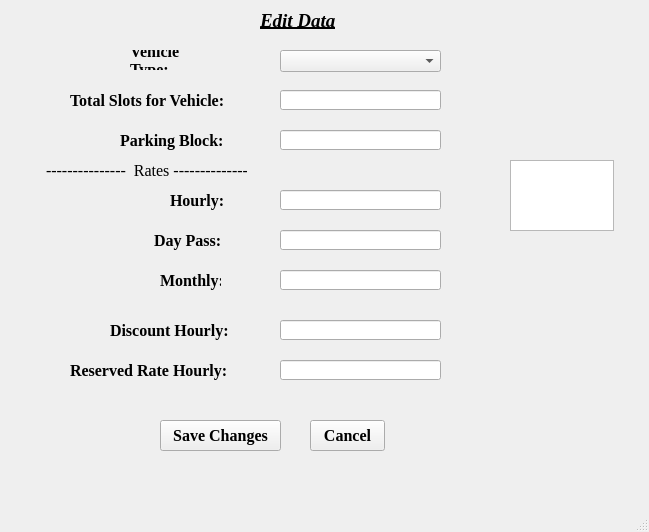
<?xml version="1.0" encoding="UTF-8"?>
<ui version="4.0">
 <class>MainWindow</class>
 <widget class="QMainWindow" name="MainWindow">
  <property name="geometry">
   <rect>
    <x>0</x>
    <y>0</y>
    <width>649</width>
    <height>532</height>
   </rect>
  </property>
  <property name="font">
   <font>
    <pointsize>12</pointsize>
   </font>
  </property>
  <property name="windowTitle">
   <string>MainWindow</string>
  </property>
  <widget class="QWidget" name="centralwidget">
   <widget class="QLabel" name="label">
    <property name="geometry">
     <rect>
      <x>260</x>
      <y>10</y>
      <width>91</width>
      <height>21</height>
     </rect>
    </property>
    <property name="palette">
     <palette>
      <active>
       <colorrole role="WindowText">
        <brush brushstyle="SolidPattern">
         <color alpha="255">
          <red>0</red>
          <green>0</green>
          <blue>0</blue>
         </color>
        </brush>
       </colorrole>
       <colorrole role="Button">
        <brush brushstyle="SolidPattern">
         <color alpha="255">
          <red>85</red>
          <green>0</green>
          <blue>255</blue>
         </color>
        </brush>
       </colorrole>
       <colorrole role="Light">
        <brush brushstyle="SolidPattern">
         <color alpha="255">
          <red>170</red>
          <green>127</green>
          <blue>255</blue>
         </color>
        </brush>
       </colorrole>
       <colorrole role="Midlight">
        <brush brushstyle="SolidPattern">
         <color alpha="255">
          <red>127</red>
          <green>63</green>
          <blue>255</blue>
         </color>
        </brush>
       </colorrole>
       <colorrole role="Dark">
        <brush brushstyle="SolidPattern">
         <color alpha="255">
          <red>42</red>
          <green>0</green>
          <blue>127</blue>
         </color>
        </brush>
       </colorrole>
       <colorrole role="Mid">
        <brush brushstyle="SolidPattern">
         <color alpha="255">
          <red>56</red>
          <green>0</green>
          <blue>170</blue>
         </color>
        </brush>
       </colorrole>
       <colorrole role="Text">
        <brush brushstyle="SolidPattern">
         <color alpha="255">
          <red>0</red>
          <green>0</green>
          <blue>0</blue>
         </color>
        </brush>
       </colorrole>
       <colorrole role="BrightText">
        <brush brushstyle="SolidPattern">
         <color alpha="255">
          <red>255</red>
          <green>255</green>
          <blue>255</blue>
         </color>
        </brush>
       </colorrole>
       <colorrole role="ButtonText">
        <brush brushstyle="SolidPattern">
         <color alpha="255">
          <red>0</red>
          <green>0</green>
          <blue>0</blue>
         </color>
        </brush>
       </colorrole>
       <colorrole role="Base">
        <brush brushstyle="SolidPattern">
         <color alpha="255">
          <red>255</red>
          <green>255</green>
          <blue>255</blue>
         </color>
        </brush>
       </colorrole>
       <colorrole role="Window">
        <brush brushstyle="SolidPattern">
         <color alpha="255">
          <red>85</red>
          <green>0</green>
          <blue>255</blue>
         </color>
        </brush>
       </colorrole>
       <colorrole role="Shadow">
        <brush brushstyle="SolidPattern">
         <color alpha="255">
          <red>0</red>
          <green>0</green>
          <blue>0</blue>
         </color>
        </brush>
       </colorrole>
       <colorrole role="AlternateBase">
        <brush brushstyle="SolidPattern">
         <color alpha="255">
          <red>170</red>
          <green>127</green>
          <blue>255</blue>
         </color>
        </brush>
       </colorrole>
       <colorrole role="ToolTipBase">
        <brush brushstyle="SolidPattern">
         <color alpha="255">
          <red>255</red>
          <green>255</green>
          <blue>220</blue>
         </color>
        </brush>
       </colorrole>
       <colorrole role="ToolTipText">
        <brush brushstyle="SolidPattern">
         <color alpha="255">
          <red>0</red>
          <green>0</green>
          <blue>0</blue>
         </color>
        </brush>
       </colorrole>
       <colorrole role="PlaceholderText">
        <brush brushstyle="SolidPattern">
         <color alpha="128">
          <red>0</red>
          <green>0</green>
          <blue>0</blue>
         </color>
        </brush>
       </colorrole>
      </active>
      <inactive>
       <colorrole role="WindowText">
        <brush brushstyle="SolidPattern">
         <color alpha="255">
          <red>0</red>
          <green>0</green>
          <blue>0</blue>
         </color>
        </brush>
       </colorrole>
       <colorrole role="Button">
        <brush brushstyle="SolidPattern">
         <color alpha="255">
          <red>85</red>
          <green>0</green>
          <blue>255</blue>
         </color>
        </brush>
       </colorrole>
       <colorrole role="Light">
        <brush brushstyle="SolidPattern">
         <color alpha="255">
          <red>170</red>
          <green>127</green>
          <blue>255</blue>
         </color>
        </brush>
       </colorrole>
       <colorrole role="Midlight">
        <brush brushstyle="SolidPattern">
         <color alpha="255">
          <red>127</red>
          <green>63</green>
          <blue>255</blue>
         </color>
        </brush>
       </colorrole>
       <colorrole role="Dark">
        <brush brushstyle="SolidPattern">
         <color alpha="255">
          <red>42</red>
          <green>0</green>
          <blue>127</blue>
         </color>
        </brush>
       </colorrole>
       <colorrole role="Mid">
        <brush brushstyle="SolidPattern">
         <color alpha="255">
          <red>56</red>
          <green>0</green>
          <blue>170</blue>
         </color>
        </brush>
       </colorrole>
       <colorrole role="Text">
        <brush brushstyle="SolidPattern">
         <color alpha="255">
          <red>0</red>
          <green>0</green>
          <blue>0</blue>
         </color>
        </brush>
       </colorrole>
       <colorrole role="BrightText">
        <brush brushstyle="SolidPattern">
         <color alpha="255">
          <red>255</red>
          <green>255</green>
          <blue>255</blue>
         </color>
        </brush>
       </colorrole>
       <colorrole role="ButtonText">
        <brush brushstyle="SolidPattern">
         <color alpha="255">
          <red>0</red>
          <green>0</green>
          <blue>0</blue>
         </color>
        </brush>
       </colorrole>
       <colorrole role="Base">
        <brush brushstyle="SolidPattern">
         <color alpha="255">
          <red>255</red>
          <green>255</green>
          <blue>255</blue>
         </color>
        </brush>
       </colorrole>
       <colorrole role="Window">
        <brush brushstyle="SolidPattern">
         <color alpha="255">
          <red>85</red>
          <green>0</green>
          <blue>255</blue>
         </color>
        </brush>
       </colorrole>
       <colorrole role="Shadow">
        <brush brushstyle="SolidPattern">
         <color alpha="255">
          <red>0</red>
          <green>0</green>
          <blue>0</blue>
         </color>
        </brush>
       </colorrole>
       <colorrole role="AlternateBase">
        <brush brushstyle="SolidPattern">
         <color alpha="255">
          <red>170</red>
          <green>127</green>
          <blue>255</blue>
         </color>
        </brush>
       </colorrole>
       <colorrole role="ToolTipBase">
        <brush brushstyle="SolidPattern">
         <color alpha="255">
          <red>255</red>
          <green>255</green>
          <blue>220</blue>
         </color>
        </brush>
       </colorrole>
       <colorrole role="ToolTipText">
        <brush brushstyle="SolidPattern">
         <color alpha="255">
          <red>0</red>
          <green>0</green>
          <blue>0</blue>
         </color>
        </brush>
       </colorrole>
       <colorrole role="PlaceholderText">
        <brush brushstyle="SolidPattern">
         <color alpha="128">
          <red>0</red>
          <green>0</green>
          <blue>0</blue>
         </color>
        </brush>
       </colorrole>
      </inactive>
      <disabled>
       <colorrole role="WindowText">
        <brush brushstyle="SolidPattern">
         <color alpha="255">
          <red>42</red>
          <green>0</green>
          <blue>127</blue>
         </color>
        </brush>
       </colorrole>
       <colorrole role="Button">
        <brush brushstyle="SolidPattern">
         <color alpha="255">
          <red>85</red>
          <green>0</green>
          <blue>255</blue>
         </color>
        </brush>
       </colorrole>
       <colorrole role="Light">
        <brush brushstyle="SolidPattern">
         <color alpha="255">
          <red>170</red>
          <green>127</green>
          <blue>255</blue>
         </color>
        </brush>
       </colorrole>
       <colorrole role="Midlight">
        <brush brushstyle="SolidPattern">
         <color alpha="255">
          <red>127</red>
          <green>63</green>
          <blue>255</blue>
         </color>
        </brush>
       </colorrole>
       <colorrole role="Dark">
        <brush brushstyle="SolidPattern">
         <color alpha="255">
          <red>42</red>
          <green>0</green>
          <blue>127</blue>
         </color>
        </brush>
       </colorrole>
       <colorrole role="Mid">
        <brush brushstyle="SolidPattern">
         <color alpha="255">
          <red>56</red>
          <green>0</green>
          <blue>170</blue>
         </color>
        </brush>
       </colorrole>
       <colorrole role="Text">
        <brush brushstyle="SolidPattern">
         <color alpha="255">
          <red>42</red>
          <green>0</green>
          <blue>127</blue>
         </color>
        </brush>
       </colorrole>
       <colorrole role="BrightText">
        <brush brushstyle="SolidPattern">
         <color alpha="255">
          <red>255</red>
          <green>255</green>
          <blue>255</blue>
         </color>
        </brush>
       </colorrole>
       <colorrole role="ButtonText">
        <brush brushstyle="SolidPattern">
         <color alpha="255">
          <red>42</red>
          <green>0</green>
          <blue>127</blue>
         </color>
        </brush>
       </colorrole>
       <colorrole role="Base">
        <brush brushstyle="SolidPattern">
         <color alpha="255">
          <red>85</red>
          <green>0</green>
          <blue>255</blue>
         </color>
        </brush>
       </colorrole>
       <colorrole role="Window">
        <brush brushstyle="SolidPattern">
         <color alpha="255">
          <red>85</red>
          <green>0</green>
          <blue>255</blue>
         </color>
        </brush>
       </colorrole>
       <colorrole role="Shadow">
        <brush brushstyle="SolidPattern">
         <color alpha="255">
          <red>0</red>
          <green>0</green>
          <blue>0</blue>
         </color>
        </brush>
       </colorrole>
       <colorrole role="AlternateBase">
        <brush brushstyle="SolidPattern">
         <color alpha="255">
          <red>85</red>
          <green>0</green>
          <blue>255</blue>
         </color>
        </brush>
       </colorrole>
       <colorrole role="ToolTipBase">
        <brush brushstyle="SolidPattern">
         <color alpha="255">
          <red>255</red>
          <green>255</green>
          <blue>220</blue>
         </color>
        </brush>
       </colorrole>
       <colorrole role="ToolTipText">
        <brush brushstyle="SolidPattern">
         <color alpha="255">
          <red>0</red>
          <green>0</green>
          <blue>0</blue>
         </color>
        </brush>
       </colorrole>
       <colorrole role="PlaceholderText">
        <brush brushstyle="SolidPattern">
         <color alpha="128">
          <red>0</red>
          <green>0</green>
          <blue>0</blue>
         </color>
        </brush>
       </colorrole>
      </disabled>
     </palette>
    </property>
    <property name="font">
     <font>
      <family>Times New Roman</family>
      <pointsize>14</pointsize>
      <weight>75</weight>
      <italic>true</italic>
      <bold>true</bold>
      <underline>true</underline>
      <strikeout>false</strikeout>
      <kerning>true</kerning>
     </font>
    </property>
    <property name="text">
     <string>Edit Data</string>
    </property>
   </widget>
   <widget class="QLabel" name="label_2">
    <property name="geometry">
     <rect>
      <x>130</x>
      <y>50</y>
      <width>91</width>
      <height>20</height>
     </rect>
    </property>
    <property name="font">
     <font>
      <family>Times New Roman</family>
      <pointsize>12</pointsize>
      <weight>75</weight>
      <italic>false</italic>
      <bold>true</bold>
     </font>
    </property>
    <property name="text">
     <string>Vehicle Type:</string>
    </property>
    <property name="wordWrap">
     <bool>true</bool>
    </property>
   </widget>
   <widget class="QLabel" name="label_3">
    <property name="geometry">
     <rect>
      <x>170</x>
      <y>190</y>
      <width>61</width>
      <height>20</height>
     </rect>
    </property>
    <property name="font">
     <font>
      <family>Times New Roman</family>
      <pointsize>12</pointsize>
      <weight>75</weight>
      <bold>true</bold>
     </font>
    </property>
    <property name="text">
     <string>Hourly:</string>
    </property>
   </widget>
   <widget class="QLineEdit" name="txt_HourlyRate">
    <property name="geometry">
     <rect>
      <x>280</x>
      <y>190</y>
      <width>161</width>
      <height>20</height>
     </rect>
    </property>
   </widget>
   <widget class="QLineEdit" name="txt_TotalSlots">
    <property name="geometry">
     <rect>
      <x>280</x>
      <y>90</y>
      <width>161</width>
      <height>20</height>
     </rect>
    </property>
   </widget>
   <widget class="QLabel" name="label_4">
    <property name="geometry">
     <rect>
      <x>160</x>
      <y>270</y>
      <width>61</width>
      <height>20</height>
     </rect>
    </property>
    <property name="font">
     <font>
      <family>Times New Roman</family>
      <pointsize>12</pointsize>
      <weight>75</weight>
      <bold>true</bold>
     </font>
    </property>
    <property name="text">
     <string>Monthly:</string>
    </property>
   </widget>
   <widget class="QLineEdit" name="txt_ParkingNo">
    <property name="geometry">
     <rect>
      <x>280</x>
      <y>130</y>
      <width>161</width>
      <height>20</height>
     </rect>
    </property>
   </widget>
   <widget class="QLabel" name="label_5">
    <property name="geometry">
     <rect>
      <x>150</x>
      <y>230</y>
      <width>71</width>
      <height>20</height>
     </rect>
    </property>
    <property name="font">
     <font>
      <family>Times New Roman</family>
      <pointsize>12</pointsize>
      <weight>75</weight>
      <bold>true</bold>
     </font>
    </property>
    <property name="text">
     <string> Day Pass:</string>
    </property>
   </widget>
   <widget class="QLabel" name="label_6">
    <property name="geometry">
     <rect>
      <x>110</x>
      <y>320</y>
      <width>131</width>
      <height>20</height>
     </rect>
    </property>
    <property name="font">
     <font>
      <family>Times New Roman</family>
      <pointsize>12</pointsize>
      <weight>75</weight>
      <bold>true</bold>
     </font>
    </property>
    <property name="text">
     <string>Discount Hourly:</string>
    </property>
   </widget>
   <widget class="QLabel" name="label_7">
    <property name="geometry">
     <rect>
      <x>70</x>
      <y>90</y>
      <width>161</width>
      <height>20</height>
     </rect>
    </property>
    <property name="font">
     <font>
      <family>Times New Roman</family>
      <pointsize>12</pointsize>
      <weight>75</weight>
      <bold>true</bold>
     </font>
    </property>
    <property name="text">
     <string>Total Slots for Vehicle:</string>
    </property>
   </widget>
   <widget class="QLabel" name="label_8">
    <property name="geometry">
     <rect>
      <x>120</x>
      <y>130</y>
      <width>151</width>
      <height>20</height>
     </rect>
    </property>
    <property name="font">
     <font>
      <family>Times New Roman</family>
      <pointsize>12</pointsize>
      <weight>75</weight>
      <bold>true</bold>
     </font>
    </property>
    <property name="text">
     <string>Parking Block:</string>
    </property>
   </widget>
   <widget class="QLineEdit" name="txt_DayPass_Rate">
    <property name="geometry">
     <rect>
      <x>280</x>
      <y>230</y>
      <width>161</width>
      <height>20</height>
     </rect>
    </property>
   </widget>
   <widget class="QLineEdit" name="txt_MonthlyRate">
    <property name="geometry">
     <rect>
      <x>280</x>
      <y>270</y>
      <width>161</width>
      <height>20</height>
     </rect>
    </property>
   </widget>
   <widget class="QComboBox" name="vehicle_types">
    <property name="geometry">
     <rect>
      <x>280</x>
      <y>50</y>
      <width>161</width>
      <height>22</height>
     </rect>
    </property>
    <property name="font">
     <font>
      <family>Times New Roman</family>
     </font>
    </property>
   </widget>
   <widget class="QLabel" name="label_9">
    <property name="geometry">
     <rect>
      <x>70</x>
      <y>360</y>
      <width>161</width>
      <height>20</height>
     </rect>
    </property>
    <property name="font">
     <font>
      <family>Times New Roman</family>
      <weight>75</weight>
      <bold>true</bold>
     </font>
    </property>
    <property name="text">
     <string>Reserved Rate Hourly:</string>
    </property>
   </widget>
   <widget class="QPushButton" name="btn_back">
    <property name="geometry">
     <rect>
      <x>310</x>
      <y>420</y>
      <width>75</width>
      <height>31</height>
     </rect>
    </property>
    <property name="font">
     <font>
      <family>Times New Roman</family>
      <weight>75</weight>
      <bold>true</bold>
     </font>
    </property>
    <property name="text">
     <string>Cancel</string>
    </property>
   </widget>
   <widget class="QTextEdit" name="txt_show">
    <property name="geometry">
     <rect>
      <x>510</x>
      <y>160</y>
      <width>104</width>
      <height>71</height>
     </rect>
    </property>
   </widget>
   <widget class="QPushButton" name="btn_saveChanges">
    <property name="geometry">
     <rect>
      <x>160</x>
      <y>420</y>
      <width>121</width>
      <height>31</height>
     </rect>
    </property>
    <property name="font">
     <font>
      <family>Times New Roman</family>
      <weight>75</weight>
      <bold>true</bold>
     </font>
    </property>
    <property name="text">
     <string>Save Changes</string>
    </property>
   </widget>
   <widget class="QLineEdit" name="txt_Reserved">
    <property name="geometry">
     <rect>
      <x>280</x>
      <y>360</y>
      <width>161</width>
      <height>20</height>
     </rect>
    </property>
   </widget>
   <widget class="QLineEdit" name="txt_new">
    <property name="geometry">
     <rect>
      <x>280</x>
      <y>320</y>
      <width>161</width>
      <height>20</height>
     </rect>
    </property>
   </widget>
   <widget class="QLabel" name="label_10">
    <property name="geometry">
     <rect>
      <x>46</x>
      <y>160</y>
      <width>201</width>
      <height>20</height>
     </rect>
    </property>
    <property name="font">
     <font>
      <family>Times New Roman</family>
     </font>
    </property>
    <property name="text">
     <string>---------------  Rates ----------------</string>
    </property>
   </widget>
  </widget>
  <widget class="QStatusBar" name="statusbar"/>
 </widget>
 <resources/>
 <connections/>
</ui>
